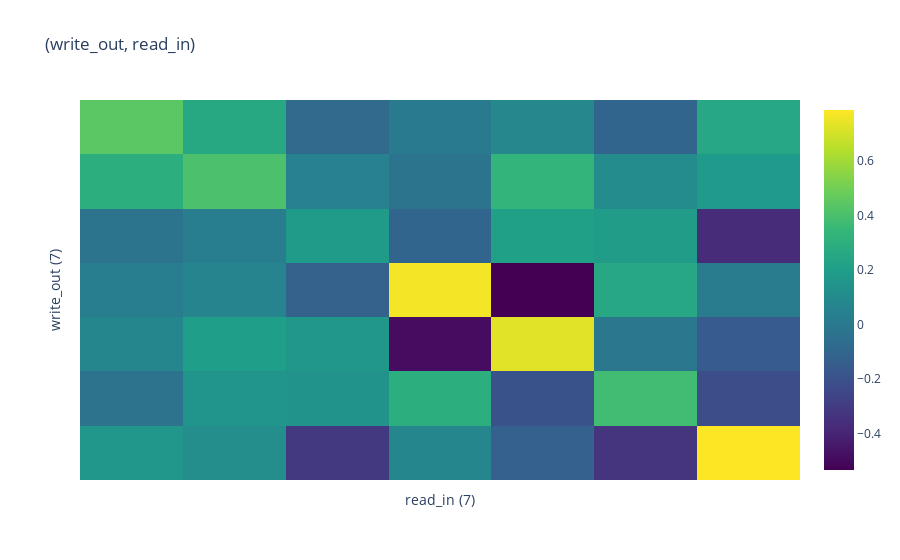

Source (notebook cell):
### Code cell
heatmap(write_out @ read_in.T, dim_names=('write_out', 'read_in'))

### Figure 1 — Plotly figure (JSON) as saved in the notebook; plotly's stock layout.template omitted (floating-point values rounded to 4 significant figures)
{"data": [{"colorscale": [[0, "#440154"], [0.1111, "#482878"], [0.2222, "#3e4989"], [0.3333, "#31688e"], [0.4444, "#26828e"], [0.5556, "#1f9e89"], [0.6667, "#35b779"], [0.7778, "#6ece58"], [0.8889, "#b5de2b"], [1, "#fde725"]], "hovertemplate": "%{y}%{x}val: %{z:.2f}<extra></extra>", "type": "heatmap", "x": ["read_in: 0<br>", "read_in: 1<br>", "read_in: 2<br>", "read_in: 3<br>", "read_in: 4<br>", "read_in: 5<br>", "read_in: 6<br>"], "y": ["write_out: 0<br>", "write_out: 1<br>", "write_out: 2<br>", "write_out: 3<br>", "write_out: 4<br>", "write_out: 5<br>", "write_out: 6<br>"], "z": [[0.4419, 0.2569, -0.07319, 0.007423, 0.08648, -0.1084, 0.2528], [0.2922, 0.4074, 0.04628, -0.02957, 0.3283, 0.1062, 0.1787], [-0.0259, 0.03235, 0.1849, -0.1082, 0.2128, 0.1891, -0.3677], [0.02938, 0.06698, -0.1232, 0.7684, -0.5332, 0.2513, 0.02065], [0.07512, 0.2024, 0.1623, -0.4901, 0.7281, -0.009335, -0.154], [-0.03338, 0.1541, 0.1449, 0.2941, -0.1973, 0.3788, -0.2188], [0.1606, 0.1182, -0.3092, 0.07903, -0.1256, -0.3306, 0.7879]]}], "layout": {"title": {"text": "(write_out, read_in)"}, "xaxis": {"showticklabels": false, "title": {"text": "read_in (7)"}}, "yaxis": {"autorange": "reversed", "showticklabels": false, "title": {"text": "write_out (7)"}}}}
